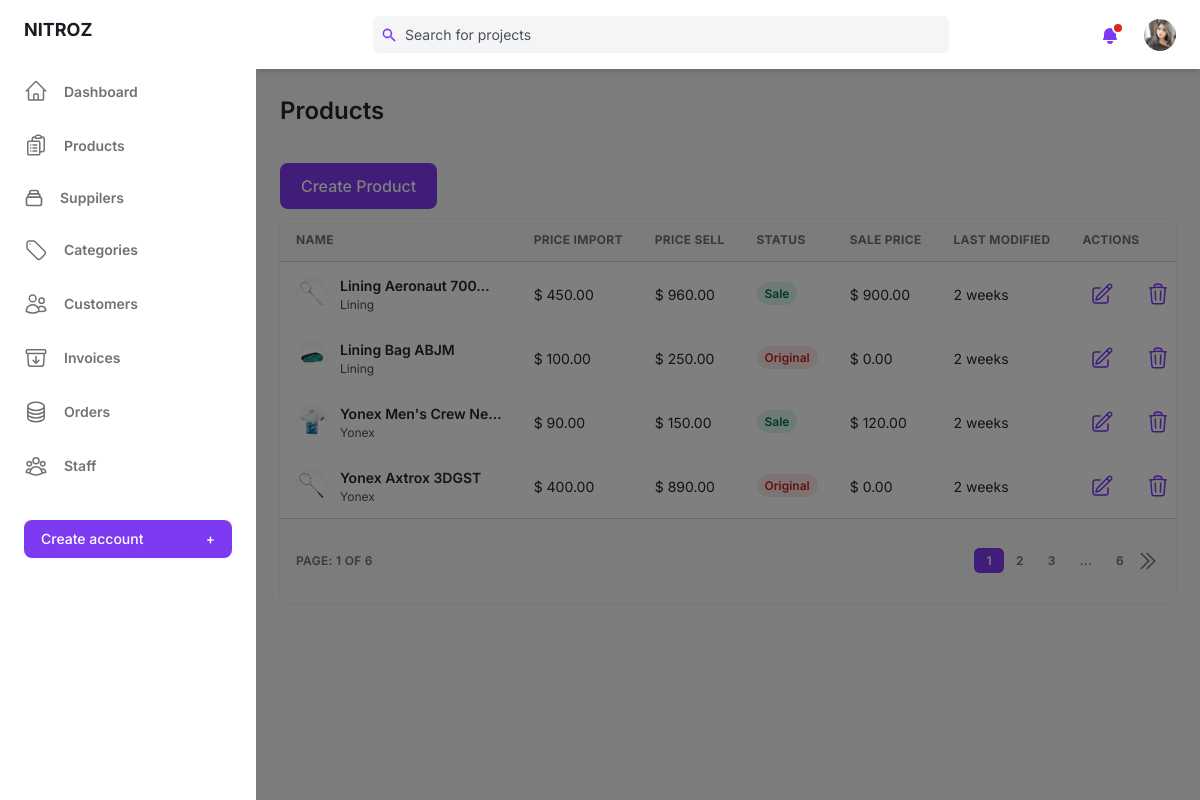
Screenshot of /super/product/ (signed in) with the database file from the repository.
### base/models.py (models this page shows, shortened)
class User(AbstractUser):
    birth = models.DateField(blank=True,null=True)
    gender = models.BooleanField(default=False)
    email = models.EmailField(unique=True)
    phone = models.CharField(max_length=10,blank=True,null=True)
    avatar = models.ImageField(null=True,blank=True,upload_to='users/',default= 'users/avatar.svg')
    old_cart = models.CharField(max_length=200, blank=True, null=True)
    updated = models.DateTimeField(auto_now=True)
    created = models.DateTimeField(auto_now_add=True)
    USERNAME_FIELD = 'email'
    REQUIRED_FIELDS = []
    @property
    def ImageURL(self):
        try:
            url = self.avatar.url
        except:
            url = ''
        return url
    objects = CustomUserManager()

class Product(models.Model):
    name = models.CharField(max_length=200)
    cat = models.ForeignKey(Category,on_delete=models.SET_NULL,null=True)
    price_im = models.DecimalField(max_digits=6,decimal_places=2,default=0.0,blank=True)
    price_sell = models.DecimalField(max_digits=6,decimal_places=2,default=0.0,blank=True)
    suppiler = models.ForeignKey(Suppiler,on_delete=models.CASCADE)
    quantity = models.PositiveIntegerField(default=0,blank=True,null=True)
    description = models.TextField(null=True,blank=True)
    image = models.ImageField(null=True,blank=True,default="product/product.jpg",upload_to='product')
    updated = models.DateTimeField(auto_now=True)
    created = models.DateTimeField(auto_now_add=True)
    is_sale = models.BooleanField(default=False)
    sale_price = models.DecimalField(max_digits=6,decimal_places=2,default=0.0,blank=True)
    @property
    def ImageURL(self):
        try:
            url = self.image.url
        except:
            url = ''
        return url

class Suppiler(models.Model):
    name = models.CharField(max_length=200)
    phone = models.CharField(max_length=10)
    address = models.TextField()
    cat = models.ManyToManyField(Category,blank=True)
    image = models.ImageField(null=True,blank=True,default="suppiler/defaultlogo.png",upload_to='suppiler')
    updated = models.DateTimeField(auto_now=True)
    def __str__(self):
        return self.name

### base/views.py (the view)
# urls.py: path('super/product/', views.productAdmin, name="productAdmin"),
@login_required(login_url='/super/login/')
def productAdmin(request):
    pageView = 'read'
    if 'q' in request.GET:
        q = request.GET['q']
        mutiple_q = Q(  Q(cat__name__icontains=q)|
                        Q(name__contains=q)|
                        Q(suppiler__name__icontains=q)|
                        Q(cat__name__icontains=q) )
        products = Product.objects.filter(mutiple_q)
    else:
        products = Product.objects.all()
    page = Paginator(products, 4)
    page_list = request.GET.get('page')
    page = page.get_page(page_list)
    context = {'products': products, 'page': page, 'pageView':pageView}
    return render(request, 'base/admin/product.html', context)

### base/context_processors.py (called while the page is built)
def cart(request):
    return {'cart': Cart(request)}

### base/templates/base/admin/product.html (shortened to what this page needs)
{% extends "admin/main.html" %}
{% block content %}
<main class="h-full pb-16 overflow-y-auto">
    <div class="container grid px-6 mx-auto">
      {% if pageView == 'read' %}
      <h2 class="my-6 text-2xl font-semibold text-gray-700 dark:text-gray-200">Products</h2>
      {% elif pageView == 'add' %}
      <h2 class="my-6 text-2xl font-semibold text-gray-700 dark:text-gray-200">Add Product</h2>
      {% elif pageView == 'edit' %}
      <h2 class="my-6 text-2xl font-semibold text-gray-700 dark:text-gray-200">Edit Product</h2>
      {% endif %}
      <div style="margin: 10px 0">
        {% if pageView == 'read' %}
        <button class="px-5 py-3 font-medium leading-5 text-white transition-colors duration-150 bg-purple-600 border border-transparent rounded-lg active:bg-purple-600 hover:bg-purple-700 focus:outline-none focus:shadow-outline-purple">
          <a href="{% url 'addProduct' %}">Create Product</a>
        </button>
        {% else %}
        <button class="px-5 py-3 font-medium leading-5 text-white transition-colors duration-150 bg-purple-600 border border-transparent rounded-lg active:bg-purple-600 hover:bg-purple-700 focus:outline-none focus:shadow-outline-purple">
          <a href="{% url 'productAdmin' %}">Back to Products</a>
        </button>
        {% endif %}
      </div>
      {% if pageView == 'read' %}
      <div class="w-full overflow-hidden rounded-lg shadow-xs">
        <div class="w-full overflow-x-auto">
            <table class="w-full whitespace-no-wrap">
                <thead>
                <tr class="text-xs font-semibold tracking-wide text-left text-gray-500 uppercase border-b dark:border-gray-700 bg-gray-50 dark:text-gray-400 dark:bg-gray-800">
                    <th class="px-4 py-3">Name</th>
                    <th class="px-4 py-3">Price Import</th>
                    <th class="px-4 py-3">Price Sell</th>
                    <th class="px-4 py-3">Status</th>
                    <th class="px-4 py-3">Sale Price</th>
                    <th class="px-4 py-3">Last Modified</th>
                    <th class="px-4 py-3">Actions</th>
                </tr>
                </thead>
                {% for product in page.object_list %}
                <tbody class="bg-white divide-y dark:divide-gray-700 dark:bg-gray-800">
                <tr class="text-gray-700 dark:text-gray-400">
                    <td class="px-4 py-3">
                    <div class="flex items-center text-sm">
                        <div class="relative hidden w-8 h-8 mr-3 rounded-full md:block">
                        <img
                            class="object-cover w-full h-full rounded-full"
                            src="{{product.ImageURL}}" alt="" loading="lazy"/>
                        <div class="absolute inset-0 rounded-full shadow-inner" aria-hidden="true"></div>
                        </div>
                        <div>
                        <p class="font-semibold">{{product.name|truncatechars:20}}</p>
                        <p class="text-xs text-gray-600 dark:text-gray-400">{{product.suppiler}}</p>
                        </div>
                    </div>
                    </td>
                    <td class="px-4 py-3 text-sm">$ {{product.price_im}}</td>
                    <td class="px-4 py-3 text-sm">$ {{product.price_sell}}</td>
                    <td class="px-4 py-3 text-xs">
                    {% if product.is_sale %}
                    <span class="px-2 py-1 font-semibold leading-tight text-green-700 bg-green-100 rounded-full dark:bg-green-700 dark:text-green-100">
                        Sale</span>
                    </td>
                    {% else %}
                    <span class="px-2 py-1 font-semibold leading-tight text-red-700 bg-red-100 rounded-full dark:text-red-100 dark:bg-red-700">
                        Original</span>
                    {% endif %}
                    </td>
                    <td class="px-4 py-3 text-sm">$ {{product.sale_price}}</td>
                    <td class="px-4 py-3 text-sm">{{product.updated|timesince}}</td>
                    <td class="px-4 py-3">
                    <div class="flex items-center space-x-4 text-sm">
                        <button class="flex items-center justify-between px-2 py-2 text-sm font-medium leading-5 text-purple-600 rounded-lg dark:text-gray-400 focus:outline-none focus:shadow-outline-gray"
                        aria-label="Edit"><a href="{% url 'updateProduct' product.id %}">
                        </a>
                        </button>
                        <button class="flex items-center justify-between px-2 py-2 text-sm font-medium leading-5 text-purple-600 rounded-lg dark:text-gray-400 focus:outline-none focus:shadow-outline-gray"
                        aria-label="Delete"><a href="{% url 'deleteProduct' product.id %}">
                        </a>
                        </button>
                    </div>
                    </td>
                </tr>
                </tbody>
                {% endfor %}
            </table>
        </div>
        <div
          class="grid px-4 py-3 text-xs font-semibold tracking-wide text-gray-500 uppercase border-t dark:border-gray-700 bg-gray-50 sm:grid-cols-9 dark:text-gray-400 dark:bg-gray-800"
        >
          <span class="flex items-center col-span-3">Page: {{page.number}} of {{page.paginator.num_pages}}</span>
          <span class="col-span-2"></span>
          <span class="flex col-span-4 mt-2 sm:mt-auto sm:justify-end">
            <nav aria-label="Table navigation">
              <ul class="inline-flex items-center">
                {% for num_page in page.paginator.page_range %}
                    {% if num_page == 1 or num_page == page.paginator.num_pages or num_page == page.number or num_page == page.number|add:"-1" or num_page == page.number|add:"-2" or num_page == page.number|add:"1" or num_page == page.number|add:"2" %}
                        {% if page.number == num_page %}
                        <li><a class="px-3 py-1 text-white transition-colors duration-150 bg-purple-600 border border-r-0 border-purple-600 rounded-md focus:outline-none focus:shadow-outline-purple"
                        href="{% url 'productAdmin' %}?page={{num_page}}{% if request.GET.q %}&q={{ request.GET.q }}{% endif %}">{{num_page}}</a>
                        </li>
                        {% else %}
                        <li><a class="px-3 py-1 rounded-md focus:outline-none focus:shadow-outline-purple"
                        href="{% url 'productAdmin' %}?page={{num_page}}{% if request.GET.q %}&q={{ request.GET.q }}{% endif %}">{{num_page}}</a>
                        </li>
                        {% endif %}
                    {% elif num_page == page.paginator.num_pages|add:"-1" or num_page == 2 %}
                        <li><span class="px-3 py-1">...</span></li>
                    {% endif %}
                {% endfor %}
                {% if page.has_next %}
                <li><a class="px-3 py-1 rounded-md rounded-r-lg focus:outline-none focus:shadow-outline-purple" aria-label="Next"
                href="{% url 'productAdmin' %}?page={{ page.next_page_number }}{% if request.GET.q %}&q={{ request.GET.q }}{% endif %}">
                  <svg xmlns="http://www.w3.org/2000/svg" fill="none" viewBox="0 0 24 24" stroke-width="1.5" stroke="currentColor" class="w-6 h-6">
                    <path stroke-linecap="round" stroke-linejoin="round" d="m5.25 4.5 7.5 7.5-7.5 7.5m6-15 7.5 7.5-7.5 7.5" />
                  </svg>
                </a>
                </li>
                {% endif %}
              </ul>
            </nav>
          </span>
        </div>
      </div>
      {% endif %}
    </div>
  </main>
{% endblock content %}

### templates/admin/nav.html (shortened to what this page needs)
{% load static %}
<header class="z-10 py-4 bg-white shadow-md dark:bg-gray-800">
  <div class="container flex items-center justify-between h-full px-6 mx-auto text-purple-600 dark:text-purple-300">
    <div class="flex justify-center flex-1 lg:mr-32" style="margin-right:10px;">
      <div
        class="relative w-full max-w-xl mr-6 focus-within:text-purple-500"
      >
        <div class="absolute inset-y-0 flex items-center pl-2">
          <svg
            class="w-4 h-4"
            aria-hidden="true"
            fill="currentColor"
            viewBox="0 0 20 20"
          >
            <path
              fill-rule="evenodd"
              d="M8 4a4 4 0 100 8 4 4 0 000-8zM2 8a6 6 0 1110.89 3.476l4.817 4.817a1 1 0 01-1.414 1.414l-4.816-4.816A6 6 0 012 8z"
              clip-rule="evenodd"
            ></path>
          </svg>
        </div>
        <form>
        <input
          class="w-full pl-8 pr-2 text-sm text-gray-700 placeholder-gray-600 bg-gray-100 border-0 rounded-md dark:placeholder-gray-500 dark:focus:shadow-outline-gray dark:focus:placeholder-gray-600 dark:bg-gray-700 dark:text-gray-200 focus:placeholder-gray-500 focus:bg-white focus:border-purple-300 focus:outline-none focus:shadow-outline-purple form-input"
          type="text"
          placeholder="Search for projects"
          aria-label="Search"
          name = "q"
        /></form>
      </div>
    </div>
    <ul class="flex items-center flex-shrink-0 space-x-6">
      <li class="relative">
        <button
          class="relative align-middle rounded-md focus:outline-none focus:shadow-outline-purple"
          @click="toggleNotificationsMenu"
          @keydown.escape="closeNotificationsMenu"
          aria-label="Notifications"
          aria-haspopup="true"
        >
          <svg
            class="w-5 h-5"
            aria-hidden="true"
            fill="currentColor"
            viewBox="0 0 20 20"
          >
            <path
              d="M10 2a6 6 0 00-6 6v3.586l-.707.707A1 1 0 004 14h12a1 1 0 00.707-1.707L16 11.586V8a6 6 0 00-6-6zM10 18a3 3 0 01-3-3h6a3 3 0 01-3 3z"
            ></path>
          </svg>
          <span
            aria-hidden="true"
            class="absolute top-0 right-0 inline-block w-3 h-3 transform translate-x-1 -translate-y-1 bg-red-600 border-2 border-white rounded-full dark:border-gray-800"
          ></span>
        </button>
      </li>
      <li class="relative">
        <button
          class="align-middle rounded-full focus:shadow-outline-purple focus:outline-none"
          @click="toggleProfileMenu"
          @keydown.escape="closeProfileMenu"
          aria-label="Account"
          aria-haspopup="true"
        >
          {% if request.user.is_authenticated %}
          <img
            class="object-cover w-8 h-8 rounded-full"
            src="{{request.user.ImageURL}}"
            alt=""
            aria-hidden="true"
          />
          {% endif %}
        </button>
      </li>
    </ul>
  </div>
</header>

### rows the page displays
User: user.ImageURL (picture)
Product: ImageURL (picture), name "Lining Aeronaut 700…", suppiler "Lining", price_im "450.00", price_sell "960.00", is_sale "Sale", sale_price "900.00", updated "2 weeks"
Product: ImageURL (picture), name "Lining Bag ABJM", suppiler "Lining", price_im "100.00", price_sell "250.00", is_sale "Original", sale_price "0.00", updated "2 weeks"
Product: ImageURL (picture), name "Yonex Men's Crew Ne…", suppiler "Yonex", price_im "90.00", price_sell "150.00", is_sale "Sale", sale_price "120.00", updated "2 weeks"
Product: ImageURL (picture), name "Yonex Axtrox 3DGST", suppiler "Yonex", price_im "400.00", price_sell "890.00", is_sale "Original", sale_price "0.00", updated "2 weeks"

### other values shown
{{ page.number }} "1"
{{ page.paginator.num_pages }} "6"
{{ num_page }} "1"
{{ num_page }} "2" "3" "6"
